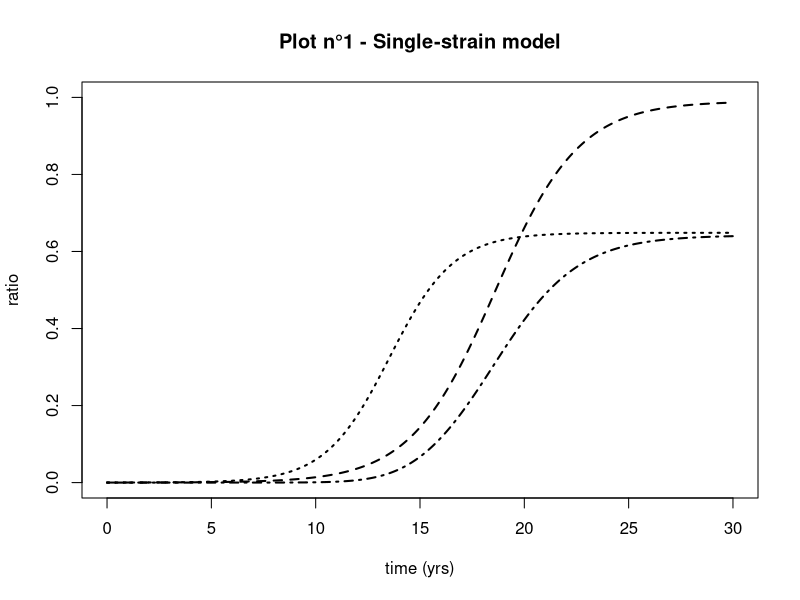
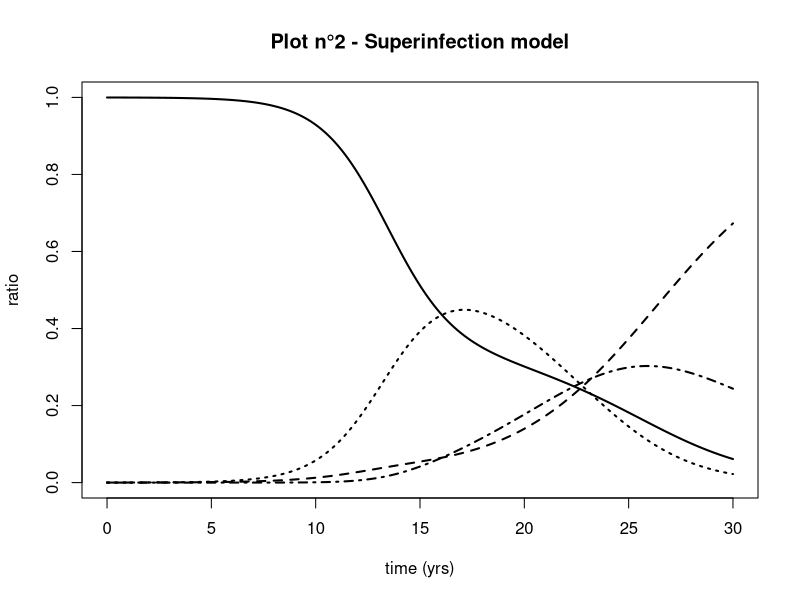
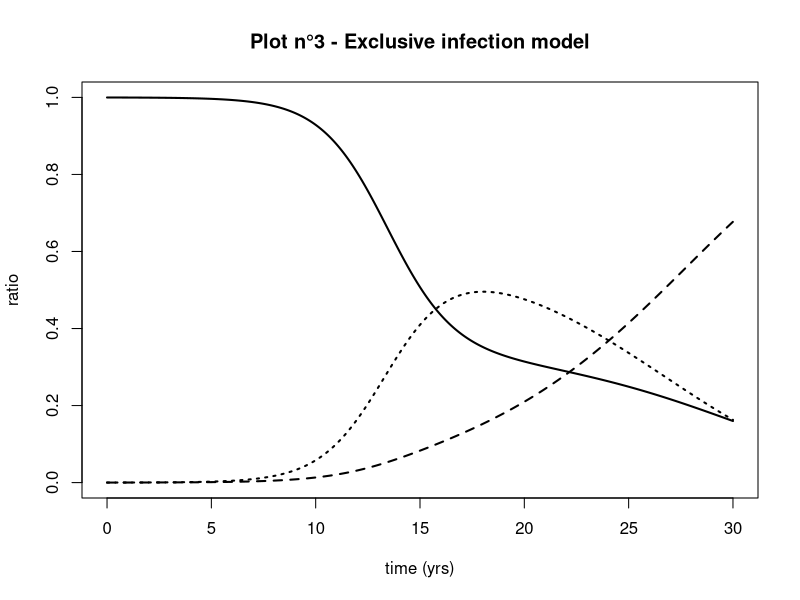
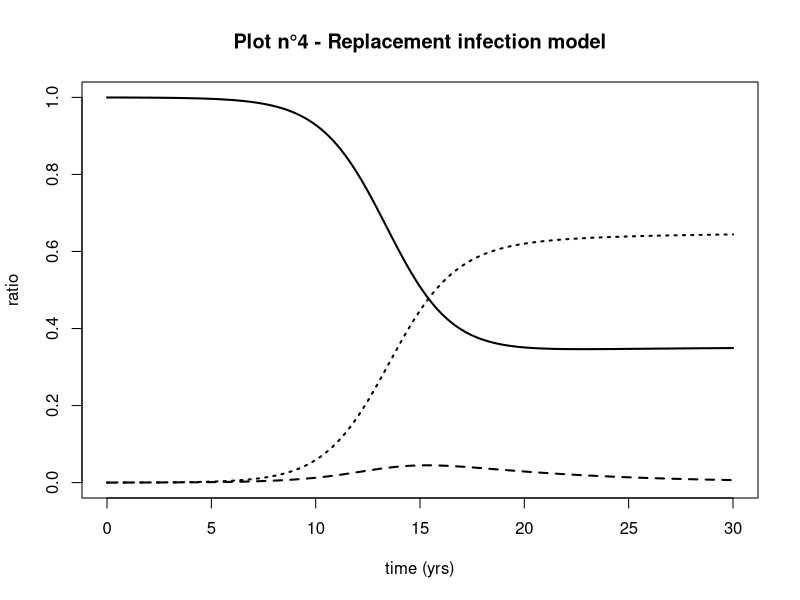
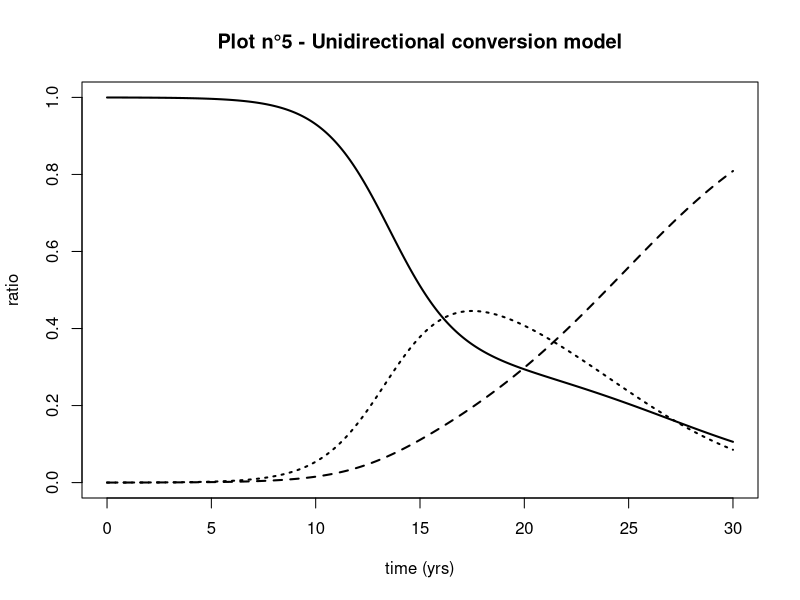
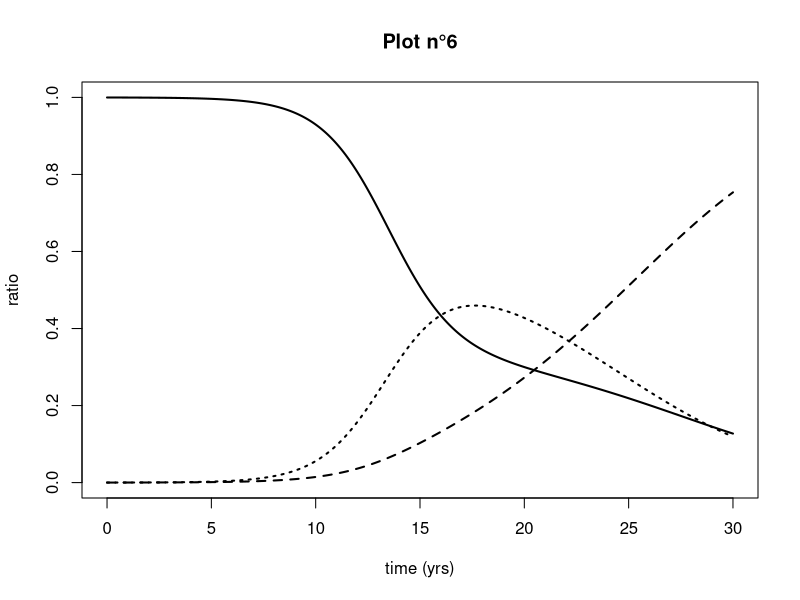

Generate these figures, in order, with R:
## ---- chunk 1
library(deSolve)
N=10000
## ---- chunk 2
parameters <- c(beta_w=0.0001, beta_z=0.00005, gamma=0.005, gamma_prim=0.5, eps=0.7 )

state <- c(S1=N-1, S2=N-1, Iw=1, Iz=1)

times=seq(0, 30, by=1/12)

SIS_single_strain=function(times, state, parameters){
  with(as.list(c(state,parameters)),
       {dS1 = - beta_w*Iw*S1 + gamma*(1-eps)*Iw + gamma_prim*eps*Iw
        dS2 = - beta_z*Iz*S2 + gamma*Iz
        dIw = beta_w*Iw*S1 - gamma*(1-eps)*Iw - gamma_prim*eps*Iw
        dIz = beta_z*Iz*S2 - gamma*Iz
        list(c(dS1, dS2, dIw, dIz))
       })
}

require(deSolve)

out=as.data.frame(
  ode(y=state, times=times, func=SIS_single_strain, parms=parameters)
)



## ---- chunk 3
plot(times, out$Iw/N, main="Plot n°1 - Single-strain model", xlab="time (yrs)", ylab="ratio", ylim=c(0,1), lty=3, lwd=2, type="l")

lines(times, out$Iz/N, lty=2, lwd=2)

double_inf <- out$Iw*out$Iz

lines(times, double_inf/N^2, lty=4, lwd=2)


## ---- chunk 4
parameters <- c(beta_w=0.0001, beta_z=0.00005, gamma=0.005, gamma_prim=0.5, eps=0.7, q=0.25 )

state <- c(S=N-2, Iw=1, Iz=1, Iwz=0)

times=seq(0, 30, by=1/12)

SIS_superinf=function(times, state, parameters){
  with(as.list(c(state,parameters)),
       {dS = - beta_w*(Iw+q*Iwz)*S - beta_z*(Iz+q*Iwz)*S + gamma*(1-eps)*Iw + gamma_prim*eps*Iw + gamma*Iz
        dIw = beta_w*(Iw+q*Iwz)*S + gamma*Iwz - beta_z*(Iz+q*Iwz)*Iw - gamma*(1-eps)*Iw - gamma_prim*eps*Iw 
        dIz = beta_z*(Iz+q*Iwz)*S + gamma*(1-eps)*Iwz + gamma_prim*eps*Iwz - beta_w*(Iw+q*Iwz)*Iz - gamma*Iz 
        dIwz = beta_w*(Iw+q*Iwz)*Iz + beta_z*(Iz+q*Iwz)*Iw - gamma*Iwz - gamma*(1-eps)*Iwz - gamma_prim*eps*Iwz
        list(c(dS, dIw, dIz, dIwz))
       })
}

require(deSolve)

out_super=as.data.frame(
  ode(y=state, times=times, func=SIS_superinf, parms=parameters)
)

## ---- chunk 5
plot(times, out_super$S/N, main="Plot n°2 - Superinfection model", xlab="time (yrs)", ylab="ratio", ylim=c(0,1), lty=1, lwd=2, type="l")
lines(times, out_super$Iw/N, lty=3, lwd=2)
lines(times, out_super$Iz/N, lty=2, lwd=2)
lines(times, out_super$Iwz/N, lty=4, lwd=2)


## ---- chunk 6
parameters <- c(beta_w=0.0001, beta_z=0.00005, gamma=0.005, gamma_prim=0.5, eps=0.7 )

state <- c(S=9998, Iw=1, Iz=1)

times=seq(0, 30, by=1/12)

SIS_exclusive=function(times, state, parameters){
  with(as.list(c(state,parameters)),
       {dS = - beta_w*Iw*S - beta_z*Iz*S + gamma*(1-eps)*Iw + gamma_prim*eps*Iw + gamma*Iz
        dIw = beta_w*Iw*S - gamma*(1-eps)*Iw - gamma_prim*eps*Iw
        dIz = beta_z*Iz*S - gamma*Iz
        list(c(dS, dIw, dIz))
       })
}

require(deSolve)

out_exc=as.data.frame(
  ode(y=state, times=times, func=SIS_exclusive, parms=parameters)
)

## ---- chunk 7
plot(times, out_exc$S/N, main="Plot n°3 - Exclusive infection model", xlab="time (yrs)", ylab="ratio", ylim=c(0,1), lty=1, lwd=2, type="l")
lines(times, out_exc$Iw/N, lty=3, lwd=2)
lines(times, out_exc$Iz/N, lty=2, lwd=2)

## ---- chunk 8
parameters <- c(beta_w=0.0001, beta_z=0.00005, gamma=0.005, gamma_prim=0.5, eps=0.7 )

state <- c(S=9998, Iw=1, Iz=1)

times=seq(0, 30, by=1/12)

SIS_replacement=function(times, state, parameters){
  with(as.list(c(state,parameters)),
       {dS = - beta_w*Iw*S - beta_z*Iz*S + gamma*(1-eps)*Iw + gamma_prim*eps*Iw + gamma*Iz
        dIw = beta_w*Iw*S - gamma*(1-eps)*Iw - gamma_prim*eps*Iw + (beta_w-beta_z)*Iw*Iz
        dIz = beta_z*Iz*S - gamma*Iz - (beta_w-beta_z)*Iw*Iz
        list(c(dS, dIw, dIz))
       })
}

require(deSolve)

out_rep=as.data.frame(
  ode(y=state, times=times, func=SIS_replacement, parms=parameters)
)

## ---- chunk 9
plot(times, out_rep$S/N, main="Plot n°4 - Replacement infection model", xlab="time (yrs)", ylab="ratio", ylim=c(0,1), lty=1, lwd=2, type="l")
lines(times, out_rep$Iw/N, lty=3, lwd=2)
lines(times, out_rep$Iz/N, lty=2, lwd=2)

## ---- chunk 10
parameters <- c(beta_w=0.0001, beta_z=0.00005, gamma=0.005, gamma_prim=0.5, eps=0.7, rho=0.01 )

state <- c(S=9998, Iw=1, Iz=1)

times=seq(0, 30, by=1/12)

SIS_unidir=function(times, state, parameters){
  with(as.list(c(state,parameters)),
       {dS = - beta_w*Iw*S - beta_z*Iz*S + gamma*(1-eps)*Iw + gamma_prim*eps*Iw + gamma*Iz
        dIw = beta_w*Iw*S - gamma*(1-eps)*Iw - gamma_prim*eps*Iw - rho*eps*Iw
        dIz = beta_z*Iz*S - gamma*Iz + rho*eps*Iw
        list(c(dS, dIw, dIz))
       })
}

require(deSolve)

out_uni=as.data.frame(
  ode(y=state, times=times, func=SIS_unidir, parms=parameters)
)

## ---- chunk 11
plot(times, out_uni$S/N, main="Plot n°5 - Unidirectional conversion model", xlab="time (yrs)", ylab="ratio", ylim=c(0,1), lty=1, lwd=2, type="l")
lines(times, out_uni$Iw/N, lty=3, lwd=2)
lines(times, out_uni$Iz/N, lty=2, lwd=2)

## ---- chunk 12
parameters <- c(beta_w=0.0001, beta_z=0.00005, gamma=0.005, gamma_prim=0.5, eps=0.7, rho=0.01 , phi=0.02)

state <- c(S=9998, Iw=1, Iz=1)

times=seq(0, 30, by=1/12)

SIS_bidir=function(times, state, parameters){
  with(as.list(c(state,parameters)),
       {dS = - beta_w*Iw*S - beta_z*Iz*S + gamma*(1-eps)*Iw + gamma_prim*eps*Iw + gamma*Iz
        dIw = beta_w*Iw*S - gamma*(1-eps)*Iw - gamma_prim*eps*Iw - rho*eps*Iw + phi*(1-eps)*Iz
        dIz = beta_z*Iz*S - gamma*Iz + rho*eps*Iw - phi*(1-eps)*Iz
        list(c(dS, dIw, dIz))
       })
}

require(deSolve)

out_bi=as.data.frame(
  ode(y=state, times=times, func=SIS_bidir, parms=parameters)
)

## ---- chunk 13
plot(times, out_bi$S/N, main="Plot n°6", xlab="time (yrs)", ylab="ratio", ylim=c(0,1), lty=1, lwd=2, type="l")
lines(times, out_bi$Iw/N, lty=3, lwd=2)
lines(times, out_bi$Iz/N, lty=2, lwd=2)
